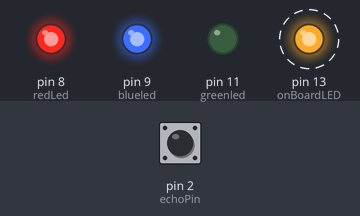
A sketch run on a simulated Arduino Uno, built with avr-gcc and run on an emulated ATmega328P. Shown: output pins drawn as LEDs (lit = HIGH). Dashed ring = blinking. Inputs (shaded band) come from the test bench; at power-on: pin 2 (echoPin) LOW. Pins used as bus, display or sensor lines are not drawn; what the sketch prints to the serial monitor is not drawn.

Above: at 1.2 s.
1.3 s: pin 2 (echoPin) pulsed HIGH 2 times (0.12 s each, 0.3 s apart)
At 2.5 s:
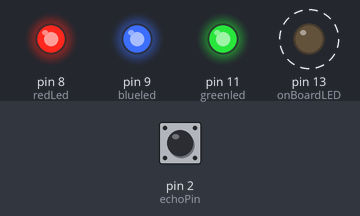
At 4.3 s:
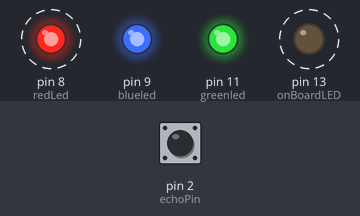
Timing chart, 0 to 10.9 s (numbered marks = the images above; inputs shaded):
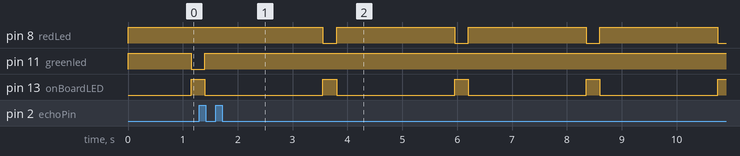

The sketch:

HC-SR04PingEventTimer_AH.ino
```cpp
/*
Arduino Uno HC-SR04 ultrasonic range finder program using interrupts
Author:  Steve Garratt
Date:    19/10/13

Interrupts from timer 1 are used to schedule and deliver the sensor
trigger pulse. The same interrupt is used to control the flash rate
of the onboard LED indicating distance.

The duration of the sensor echo signal is measured by generating an
external interrupt ervery time the echo signal changes state.

This sketch uses the TimerOne library downloadable from here:
http://code.google.com/p/arduino-timerone/downloads/detail?name=TimerOne-v9.zip&can=2&q=

Install the library using the following guide:
http://arduino.cc/en/Guide/Libraries
*/

//#include <TimerOne.h>                                 // Header file for TimerOne library

#define trigPin 12                                    // Pin 12 trigger output
#define echoPin 2                                     // Pin 11 Echo input
#define onBoardLED 13                                 // Pin 13 onboard LED
#define redLed 8
#define blueled 9
#define greenled 11
#define echo_int 0                                    // Interrupt id for echo pulse

//#define TIMER_US 1000000                                   // in  uS timer duration
//#define TICK_COUNTS 100                              // 200 mS worth of timer ticks

volatile long echo_start = 0;                         // Records start of echo pulse
volatile long echo_end = 0;                           // Records end of echo pulse
volatile long echo_duration = 0;                      // Duration - difference between end and start
//volatile int trigger_time_count = 0;                  // Count down counter to trigger pulse time
//volatile long range_flasher_counter = 0;              // Count down counter for flashing distance LED


// ----------------------------------
// setup() routine called first.
// A one time routine executed at power up or reset time.
// Used to initialise hardware.
// ----------------------------------
void setup()
{
  pinMode(trigPin, OUTPUT);                           // Trigger pin set to output
  pinMode(echoPin, INPUT);                            // Echo pin set to input
  pinMode(onBoardLED, OUTPUT);                        // Onboard LED pin set to output
  pinMode(redLed, OUTPUT);
  pinMode(greenled, OUTPUT);
  pinMode(blueled, OUTPUT);
  digitalWrite( redLed, 1);
  digitalWrite( greenled, 1);
  digitalWrite( blueled, 1);

  //common anode led so need to drive pins high to turn them off

  //Timer1.initialize(TIMER_US);                        // Initialise timer 1
  //Timer1.attachInterrupt( timerIsr );                 // Attach interrupt to the timer service routine
  attachInterrupt(echo_int, echo_interrupt, CHANGE);  // Attach interrupt to the sensor echo input
  Serial.begin (9600);                                // Initialise the serial monitor output
}

// ----------------------------------
// loop() Runs continuously in a loop.
// This is the background routine where most of the processing usualy takes place.
// Non time critical tasks should be run from here.
// ----------------------------------
void loop()
{
    //Serial.println(echo_duration);    // Print the distance in centimeters
    //Serial.println(echo_end);
    //Serial.println(echo_start);
    delay(1000);                                       // every 1 S //we can power down here
    trigger_pulse();
     Serial.print("distance ");
    Serial.println(echo_duration/58);
    if (echo_duration/58>100)
    {digitalWrite( redLed, 0);
      digitalWrite( onBoardLED, 1);
      Serial.print("Red");
    delay(250);
     digitalWrite( onBoardLED, 0);
     digitalWrite( redLed, 1);
         }
    else
    {digitalWrite( onBoardLED, 1);
      digitalWrite( greenled, 0);
      Serial.print("green");
    delay(250);
    digitalWrite( greenled, 1);
    digitalWrite( onBoardLED, 0);
       }
    delay(1000);

}

// --------------------------
// timerIsr() 50uS second interrupt ISR()
// Called every time the hardware timer 1 times out.
// --------------------------
//void timerIsr()
//{
//    Serial.println("timer interrupt");
//    trigger_pulse();                                 // Schedule the trigger pulses
    //distance_flasher();                              // Flash the onboard LED distance indicator
//}

// --------------------------
// trigger_pulse() called every 50 uS to schedule trigger pulses.
// Generates a pulse one timer tick long.
// Minimum trigger pulse width for the HC-SR04 is 10 us. This system
// delivers a 50 uS pulse.
// --------------------------
void trigger_pulse()
{

           digitalWrite(trigPin, HIGH);              // Set the trigger output high
           delay(150);
           digitalWrite(trigPin, LOW);
           //Serial.println("trigger LOW");

}

// --------------------------
// echo_interrupt() External interrupt from HC-SR04 echo signal.
// Called every time the echo signal changes state.
//
// Note: this routine does not handle the case where the timer
//       counter overflows which will result in the occassional error.
// --------------------------
void echo_interrupt()
{   // Serial.println(digitalRead(echoPin));

  switch (digitalRead(echoPin))                     // Test to see if the signal is high or low
  {
    case HIGH:                                      // High so must be the start of the echo pulse
      echo_end = 0;                                 // Clear the end time
      echo_start = micros();                        // Save the start time
      break;

    case LOW:                                       // Low so must be the end of the echo pulse
      echo_end = micros();                          // Save the end time
      echo_duration = echo_end - echo_start;        // Calculate the pulse duration
      break;
  }
}
```

Measured:
- after the input at 1.3 s, pin 8 (redLed): alternates HIGH for 2.2 s and LOW for 0.25 s, starting after 2.3 s; pin 11 (greenled): goes on until 1.4 s, then stays HIGH
- by itself, pin 13 (onBoardLED): alternates HIGH for 0.25 s and LOW for 2.2 s
